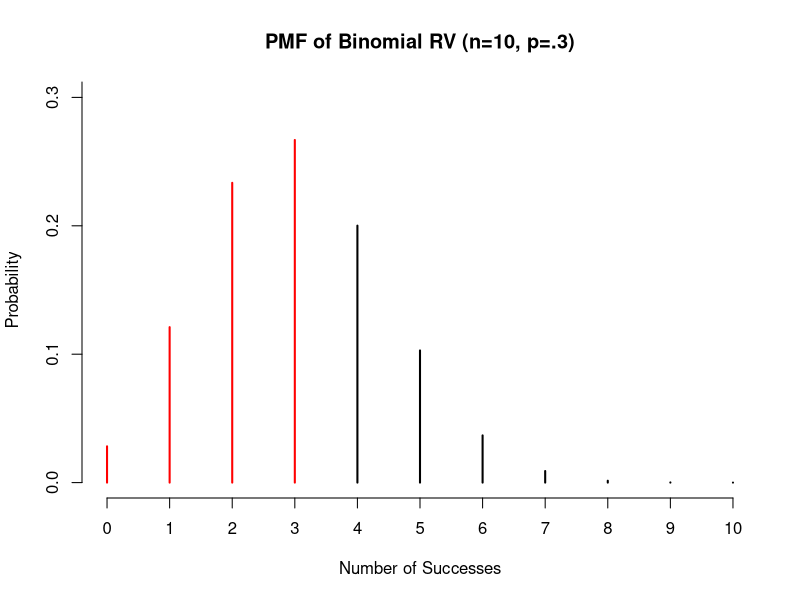
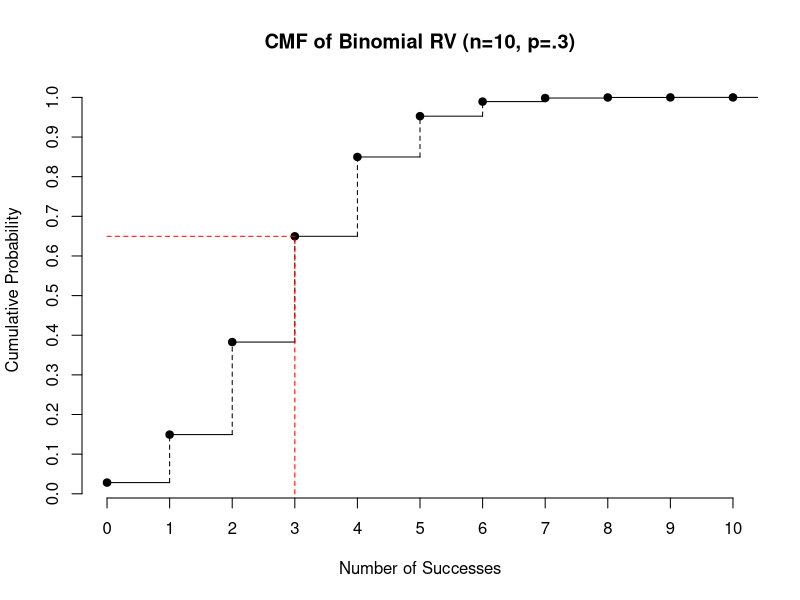
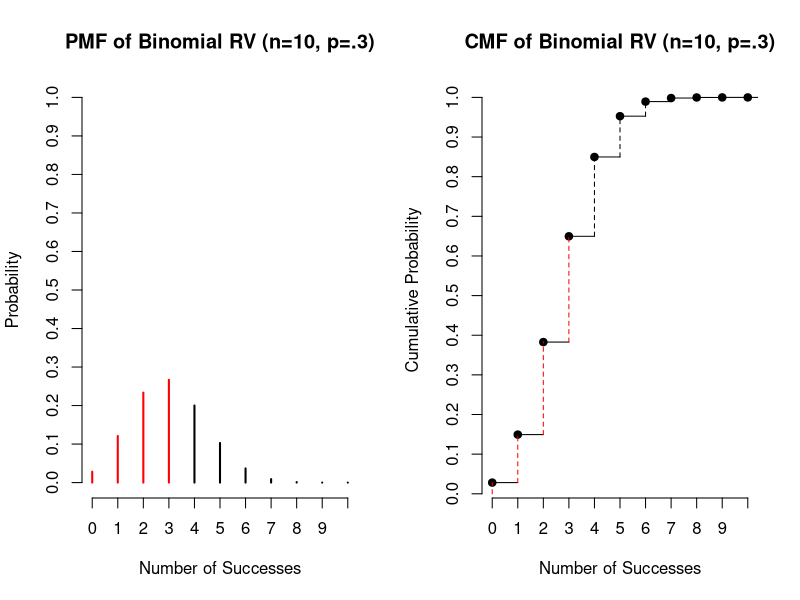
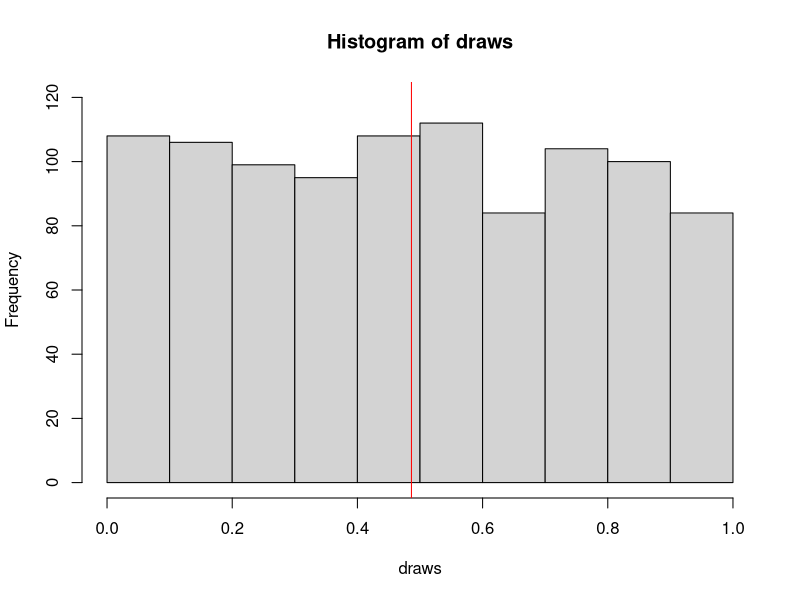
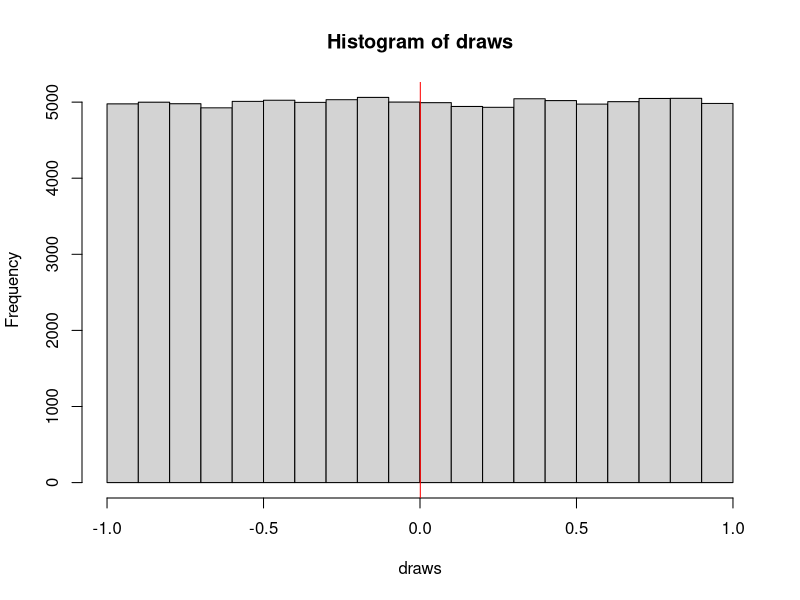
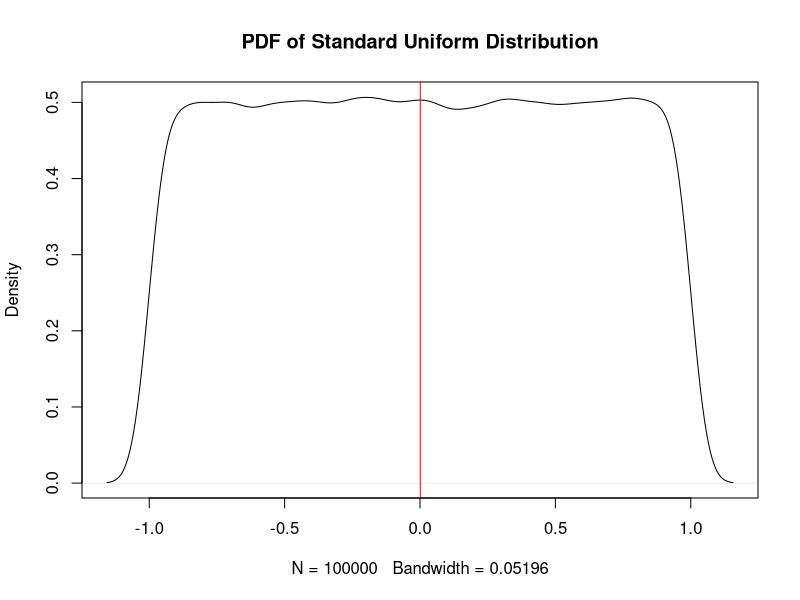
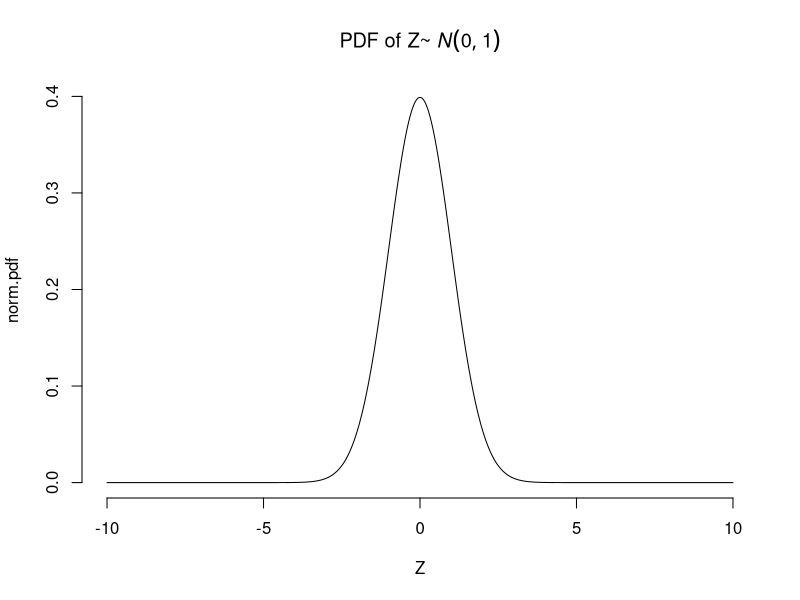
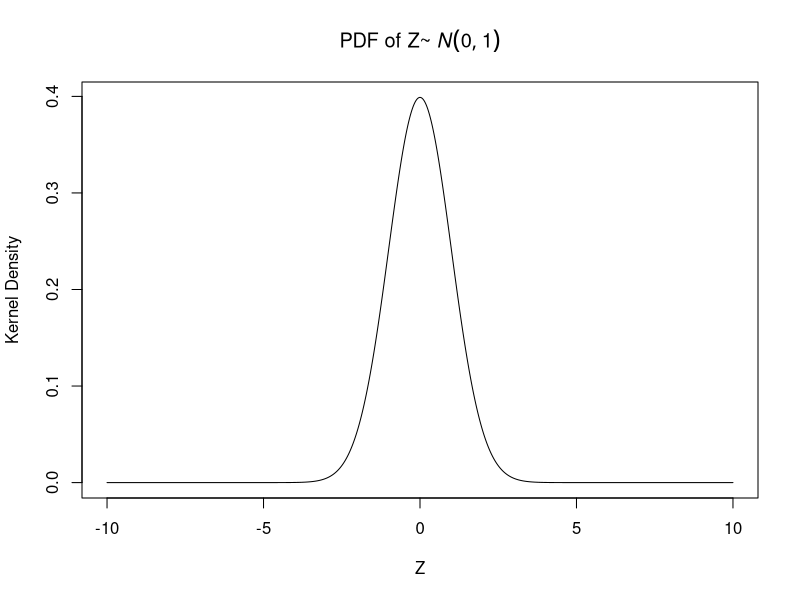

R code for these plots, in order: (Note: this script raises an error after producing the figures.)
## ---- chunk 1
rm(list=ls())
?rbinom
## ---- chunk 2
set.seed(98)
rbinom(n=2, size=10, prob=.5)
## ---- chunk 3
dbinom(x=3, size=10, prob=.3)
## ---- chunk 4
dbinom(x=0, size=10, prob=.3) + dbinom(x=1, size=10, prob=.3) + 
  dbinom(x=2, size=10, prob=.3) + dbinom(x=3, size=10, prob=.3)

sum(dbinom(x=0:3,size=10,prob=.3))
## ---- chunk 5
plot( 0:10, 0:10, col="white", ylab="Probability",
      xlab="Number of Successes", main="PMF of Binomial RV (n=10, p=.3)", ylim=c(0, .3), 
      frame.plot=FALSE, axes=FALSE)
axis(1, at=seq(0,10,1), labels=T)
axis(2, at=seq(0,1,.1), labels=T)
segments(0:10, rep(0, 11),0:10, dbinom(x=0:10, size=10, prob=.3), 
         lty=1, col=c(rep("red",4), rep("black", 7)) , lwd=2)
## ---- chunk 6
pbinom(q=3, size=10, prob=.3)
## ---- chunk 7
probs <- pbinom(0:10, 10, .3)
probs2 <- pbinom(1:11, 10, .3)
range <- 0:10
plot(range, probs, type="p", axes=FALSE, pch=19, xlab="Number of Successes", 
     ylab="Cumulative Probability", main="CMF of Binomial RV (n=10, p=.3)")
segments(range, probs, range+1, probs, lty=1)##horizontal line
segments(range+1, probs, range+1, probs2, lty=2)##horizontal line
axis(1, at=seq(0,10,1), labels=T)  ##custom X axis
axis(2, at=seq(0,1,.1), labels=T)  ##custom Y axis
segments(0, pbinom(3, 10, .3),3, pbinom(3, 10, .3),  lty=2, col="red")
segments(3, 0, 3, pbinom(3, 10, .3), lty=2, col="red")
## ---- chunk 8
## combine the following plots in a matrix with 1 row, 2 columns
par(mfrow=c(1,2)) 

## first plot:
plot( 0:10, 0:10, col="white", ylab="Probability",
      xlab="Number of Successes", main="PMF of Binomial RV (n=10, p=.3)", 
      ylim=c(0, 1), frame.plot=FALSE, axes=FALSE)
axis(1, at=seq(0,10,1), labels=T)
axis(2, at=seq(0,1,.1), labels=T)
segments(0:10, rep(0, 11),0:10, dbinom(x=0:10, size=10, prob=.3), 
         lty=1, col=c(rep("red",4), rep("black", 7)), lwd=2)

## second plot:
plot(range, probs, type="p", axes=FALSE, pch=19, xlab="Number of Successes", 
     ylab="Cumulative Probability", main="CMF of Binomial RV (n=10, p=.3)")
segments(range, probs, range+1, probs, lty=1)##horizontal line
segments(range+1, probs, range+1, probs2, lty=2, col=c(rep("red",3), rep("black", 7)))##vertical line
segments(range[1], 0, range[1], probs[1], lty=2, col="red")##horizontal line
axis(1, at=seq(0,10,1), labels=T)  ##custom X axis
axis(2, at=seq(0,1,.1), labels=T)  ##custom Y axis

## return to default plot settings
dev.off()
## ---- chunk 9
qbinom(p=.6496,size=10,prob=.3)
## ---- chunk 10
set.seed(98)
rbinom(n=10, size=1, prob=.3)
rbinom(n=1, size=10, prob=.3)
## ---- chunk 11
pbinom(q=9, size=20, prob=.5)
## ---- chunk 12
1 - pbinom(q=11, size=20, prob=.5)
## ---- chunk 13
dbinom(x=3, size=10, prob=.3)
## ---- chunk 14
dbinom(x=11, size=10, prob=.3)
## ---- chunk 15
set.seed(98)
draws <- runif(1000)
hist(draws,ylim=c(0,120))
abline(v=mean(draws,na.rm=TRUE),col="red")
## ---- chunk 16
set.seed(98)
draws <- runif(100000, min=-1, max=1)
hist(draws)
abline(v=mean(draws,na.rm=TRUE),col="red")
## ---- chunk 17
plot(density(draws), main="PDF of Standard Uniform Distribution")
abline(v=mean(draws,na.rm=TRUE),col="red")
## ---- chunk 18
## defining the two key parameters
mu <- 0
sigma <- 1 ## (must be positive since it's a measure of distance (or "spread"))

## Sequence of X values
Z <- seq(from=-10, to=10,by=.001 )

## The famous (standard) normal distribution
norm.pdf<- (1 / (sqrt(2*pi*sigma^2))) * exp(-((Z-mu)^2)/(2*sigma^2)) 

## plot
plot(Z, norm.pdf, type="l", frame.plot=FALSE, 
     main=expression("PDF of Z~" ~  italic(N)(0, 1)))
## ---- chunk 19
Z <- seq(from=-10, to=10,by=.001 )
plot(x=Z,y=dnorm(Z),type="l",
     main=expression("PDF of Z~" ~ italic(N)(0,1)),ylab="Kernel Density")
## ---- chunk 20
criticals <- qnorm(p=c(.025,.975),mean=0,sd=1)
criticals
## ---- chunk 21
## Plotting the pdf of the standard normal
plot(x=Z,y=dnorm(Z),type="l",main=expression("PDF of Z~" ~ italic(N)(0,1)),ylab="Kernel Density")

## Adding verticle lines for the 95% C.I.
abline(v=criticals,lty=2,col="red")

## Shading the area between both vertical lines
topline <-  dnorm(Z[Z>= criticals[1] & Z<=criticals[2]], mean=0, sd=1)
bottomline <- rep(0, times=length(topline))
interval <- seq(from=criticals[1],to=criticals[2], length=length(topline))
polygon(x=c(interval), y=c(topline), col=rgb(0,.4,.8,0.25), border=NA)
## ---- chunk 22
pnorm(q=criticals[2], mean=0, sd=1) - pnorm(q=criticals[1], mean=0, sd=1)
## ---- chunk 23
rm(list=ls())
setwd("~/Dropbox/Math Camp 2014/Math Camp Labs (FINAL)/R labs 2016/")
## ---- chunk 24
cces <- read.csv("cces.2012.small.csv",header=TRUE,as.is=TRUE)
## ---- chunk 25
## check the class
class(cces)

## check the dimensions
dim(cces)

## visually inspect the first few rows
head(cces)
## ---- chunk 26
mean(cces$faminc3[cces$obama==1 & cces$dem==1 & cces$BA==1],na.rm=TRUE)
## ---- chunk 27
mean1 <- mean(cces$faminc3[cces$obama==1 & cces$nhblack==1 &
                             (cces$state=="Florida"|cces$state=="California")],na.rm=TRUE)
mean1
## ---- chunk 28
set.seed(58)

## Somebody please walk us through this code
data.sample <- cces[sample(nrow(cces), size=nrow(cces), replace=TRUE), ] 

head(data.sample)
mean2 <- mean(data.sample$faminc3[data.sample$obama==1 & data.sample$nhblack==1 & 
                      (data.sample$state=="Florida" | cces$state=="California") ], na.rm=TRUE)
out <- rbind(mean1, mean2, diff=mean1-mean2)
out
## ---- chunk 29
set.seed(98)

niter <- 3000
polls <- NA

for (i in 1:niter){
  data.sample <- cces[sample(nrow(cces), size=nrow(cces), replace=TRUE), ]
  polls[i] <- mean(data.sample$faminc3[data.sample$obama==1 & data.sample$nhblack==1 & 
                                         (data.sample$state=="Florida" | cces$state=="California") ], na.rm=TRUE)
}
## ---- chunk 30
hist(polls,breaks=20,main="Distribution of Estimates of Household Income",
     xlab="Estimates of Household Income",freq=FALSE)
## ---- chunk 31
mean.polls <- mean(polls)
sd.polls <- sd(polls)
range.polls <- seq(from=min(polls), to=max(polls), length=length(polls)) 

par(mfrow=c(1,2))
hist(polls,breaks=20,main="Distribution of Estimates of Household Income",
     xlab="Estimates of Household Income",freq=FALSE, ylim=c(0, 0.06))
lines(range.polls,dnorm(range.polls,mean=mean.polls,sd=sd.polls),col="red")
legend("topleft", legend=c("Normal Density"), col=c("red"), lty=1,cex=0.6)

plot(density(polls), main="Distribution of Estimates of Household Income",
     xlab="Estimates of Household Income", ylim=c(0,0.06))
lines(range.polls,dnorm(range.polls,mean=mean.polls,sd=sd.polls),col="red")
legend("topleft", legend=c("Normal Density"), col=c("red"), lty=1,cex=0.6)
## ---- chunk 32
dev.off()
## ---- chunk 33
mean.polls <- mean(polls)
mean.polls
## ---- chunk 34
sd(polls)
## ---- chunk 35
?quantile
lower.bound <- quantile(polls,.025)
upper.bound <- quantile(polls,.975)

hist(polls, breaks=20, main="Distribution of Estimates of Mean Household Income", 
     xlab="Mean Household Income", ylab="Probability Density", freq=FALSE,
     ylim=c(0,0.06))
lines(range.polls, dnorm(range.polls, mean=mean.polls, sd=sd.polls), col="red" )
abline(v=quantile(polls, .025), col="blue", lty=2)
abline(v=quantile(polls, .975), col="blue", lty=2)
abline(v=mean(polls), col="gold3", lty=3, lwd=2)
legend("topright", legend=c("Normal Density","mean","95% CI"), 
       col=c("red","gold3","blue"), lty=c(1,1,2), lwd=c(1,2,1), cex=.8)
text(x=quantile(polls, .025), y=41, labels=as.character(round(quantile(polls, .025), digits=2) ))
text(x=quantile(polls, .975), y=41, labels=as.character(round(quantile(polls, .975), digits=2) ))
text(x=mean(polls), y=52, labels=as.character(round(mean(polls), digits=2)))
